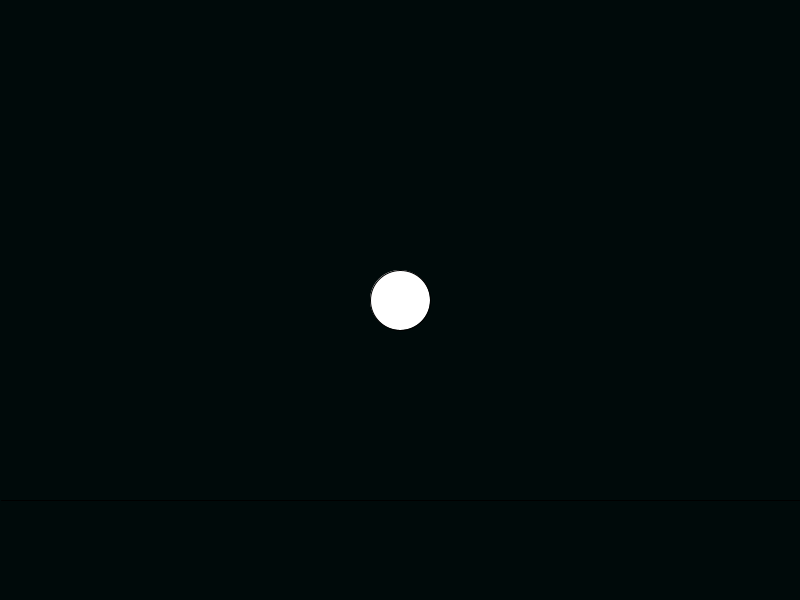
Frame 1 (no input)
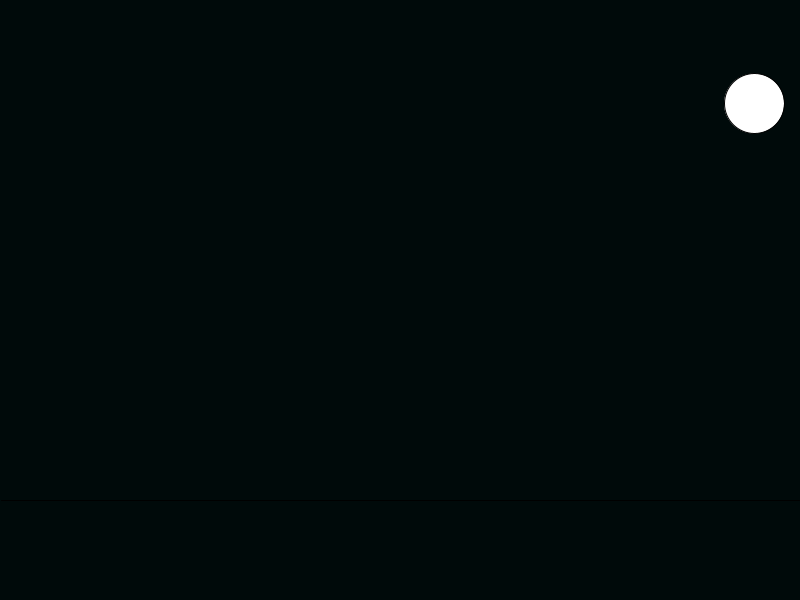
Frame 60 (the mouse pressed at the canvas centre just before this capture)
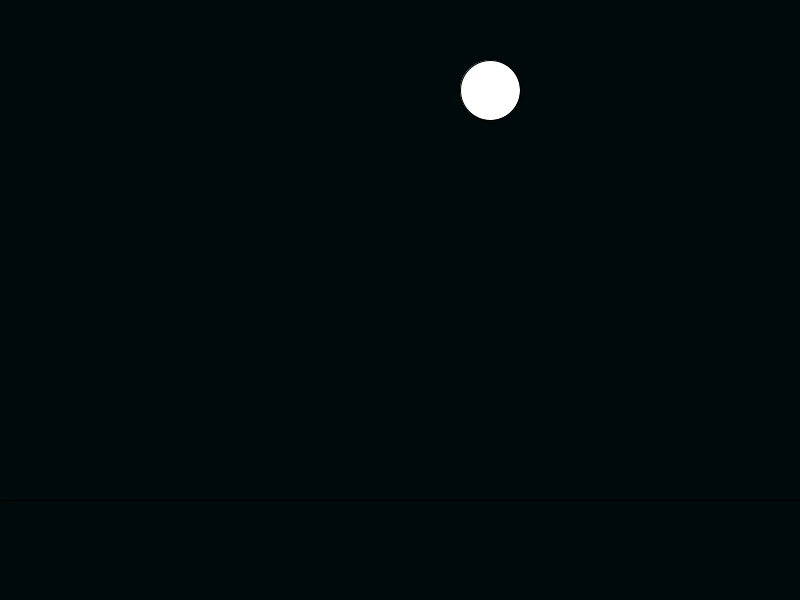
Frame 120 (the mouse held since frame 60 and released just before this capture)

The Processing sketch that drew these frames (run headless with seeded random() and noise(); from frame 60 on, the mouse is pressed at the canvas centre):

// Processing sketch: Bounce
// ── Bounce.pde
float x = 0;
float y = 0;
float dx = 6;
float dy = 3.33;

void setup()
{
  size(800,600);
  x = width/2.0;
  y = height/2.0;
}

void draw()
{
  background(0,10,10);
  circle(x,y,60);
  line(1,500,799,500);
  x = x + dx;
  if (x > width) dx = -dx;
  if (x < 0) dx = -dx;
  y = y - dy;
  if (y < 0) dy = -dy;
  if (y > height) dy = -dy;
}
